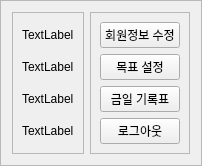
                 <widget class="QFrame" name="frame_29">
                  <property name="frameShape">
                   <enum>QFrame::StyledPanel</enum>
                  </property>
                  <property name="frameShadow">
                   <enum>QFrame::Raised</enum>
                  </property>
                  <layout class="QHBoxLayout" name="horizontalLayout_16">
                   <item>
                    <widget class="QFrame" name="frame_30">
                     <property name="frameShape">
                      <enum>QFrame::StyledPanel</enum>
                     </property>
                     <property name="frameShadow">
                      <enum>QFrame::Raised</enum>
                     </property>
                     <layout class="QVBoxLayout" name="verticalLayout_9">
                      <item>
                       <widget class="QLabel" name="label_33">
                        <property name="text">
                         <string>TextLabel</string>
                        </property>
                       </widget>
                      </item>
                      <item>
                       <widget class="QLabel" name="label_34">
                        <property name="text">
                         <string>TextLabel</string>
                        </property>
                       </widget>
                      </item>
                      <item>
                       <widget class="QLabel" name="label_35">
                        <property name="text">
                         <string>TextLabel</string>
                        </property>
                       </widget>
                      </item>
                      <item>
                       <widget class="QLabel" name="label_36">
                        <property name="text">
                         <string>TextLabel</string>
                        </property>
                       </widget>
                      </item>
                     </layout>
                    </widget>
                   </item>
                   <item>
                    <widget class="QFrame" name="frame_31">
                     <property name="frameShape">
                      <enum>QFrame::StyledPanel</enum>
                     </property>
                     <property name="frameShadow">
                      <enum>QFrame::Raised</enum>
                     </property>
                     <layout class="QVBoxLayout" name="verticalLayout_10">
                      <item>
                       <widget class="QPushButton" name="btn_modify">
                        <property name="text">
                         <string>회원정보 수정</string>
                        </property>
                       </widget>
                      </item>
                      <item>
                       <widget class="QPushButton" name="btn_goal">
                        <property name="text">
                         <string>목표 설정</string>
                        </property>
                       </widget>
                      </item>
                      <item>
                       <widget class="QPushButton" name="btn_todayrecord">
                        <property name="text">
                         <string>금일 기록표</string>
                        </property>
                       </widget>
                      </item>
                      <item>
                       <widget class="QPushButton" name="btn_logout">
                        <property name="text">
                         <string>로그아웃</string>
                        </property>
                       </widget>
                      </item>
                     </layout>
                    </widget>
                   </item>
                  </layout>
                 </widget>
